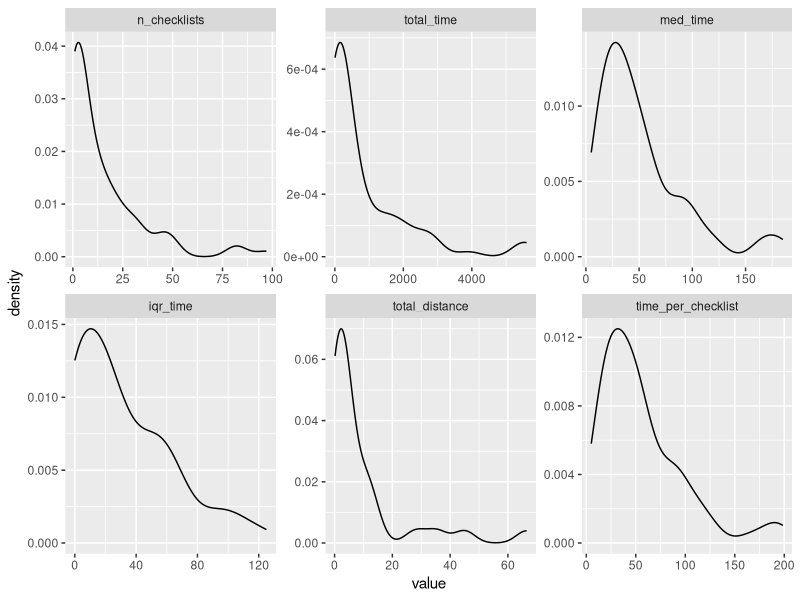

The R script that drew this image:
# filtered data to species/hotspot probability matrix
library(tidyverse)
library(reshape2)

observations <- read_csv('filtered.csv')

# for each location, calculate number of checklists and number of times each species has been observed
effort_per_loc <- observations %>% 
   distinct(checklist_id, .keep_all = TRUE) %>%
   group_by(locality) %>% 
   summarize(
      n_checklists = n(),
      total_time = sum(duration_minutes),
      med_time = median(duration_minutes),
      iqr_time = IQR(duration_minutes),
      total_distance = sum(effort_distance_km)
   ) %>% 
   mutate(time_per_checklist = total_time / n_checklists)

# graphing 
effort_tall <- melt(effort_per_loc, id.vars="locality")
effort_tall %>% ggplot(aes(value)) + 
   geom_density() + 
   facet_wrap(~variable, scales = "free")

counts_per_loc <- observations %>%
   group_by(locality, common_name) %>%
   summarize(n_sp_loc = n()) %>%
   spread(key = common_name, value = n_sp_loc, fill = 0) %>%
   right_join(effort_per_loc, by = 'locality') %>%
   #reorder the columns by moving n_checklists before inidividual speices counts
   select('locality', 'n_checklists', 3:ncol(.))

# counts to probabilities
prob_per_loc <- counts_per_loc %>%
   mutate_at(.vars = vars( 3:ncol(.)),
             .funs = list(~ . / n_checklists)) %>%
   ungroup

write_csv(prob_per_loc, 'prob_per_loc.csv')
